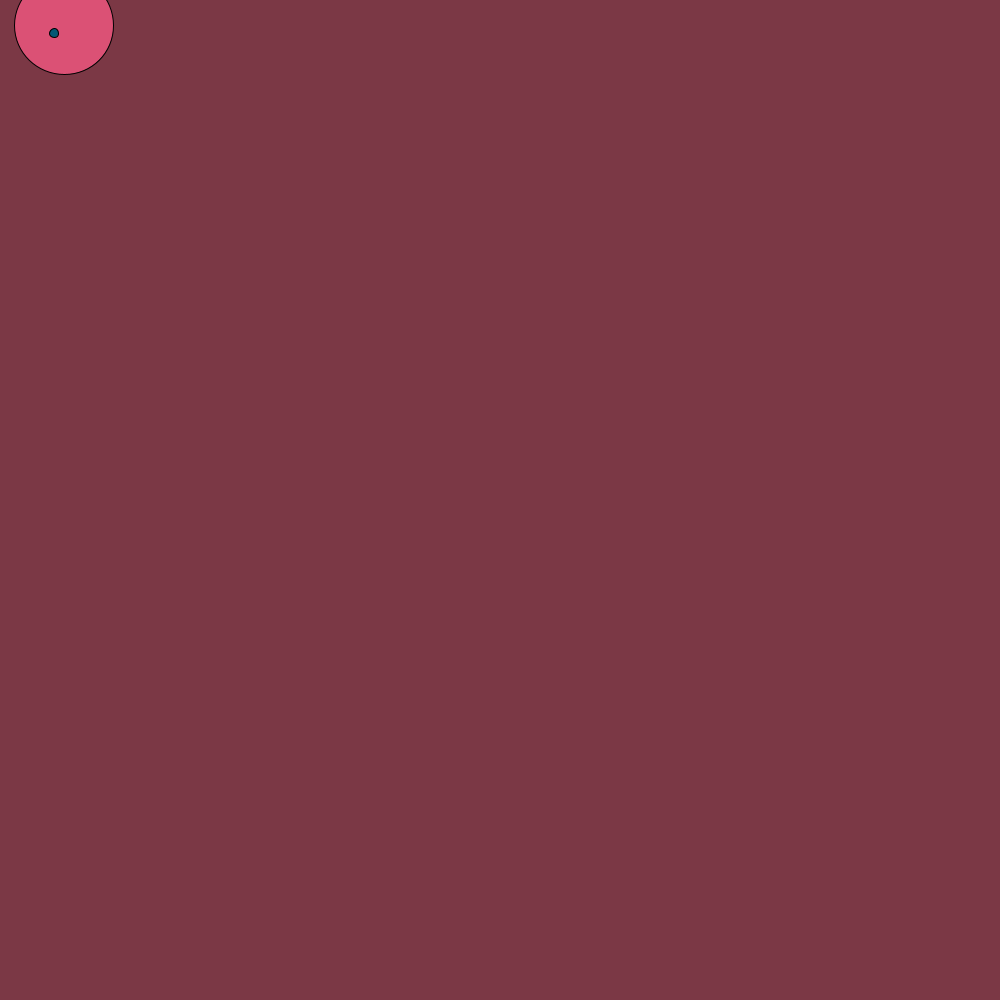
Frame 1 (no input)
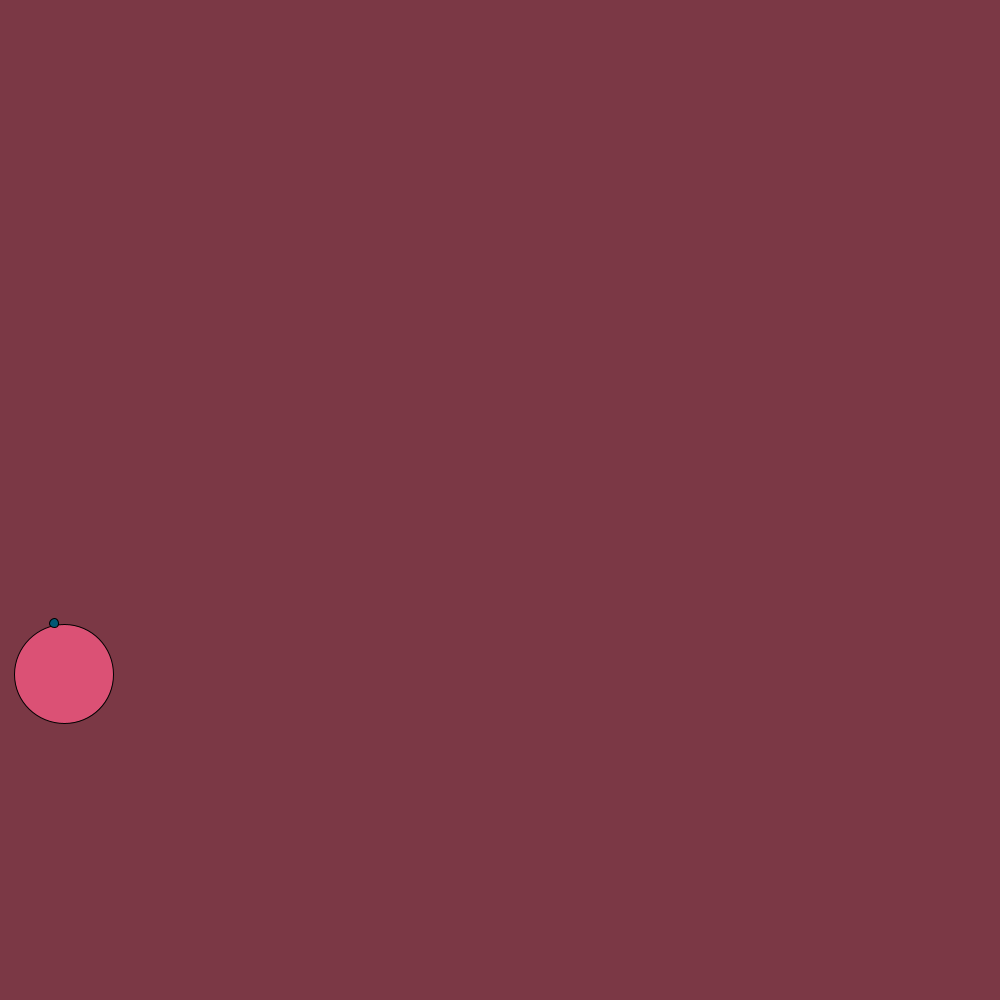
Frame 60 (the mouse pressed at the canvas centre just before this capture)
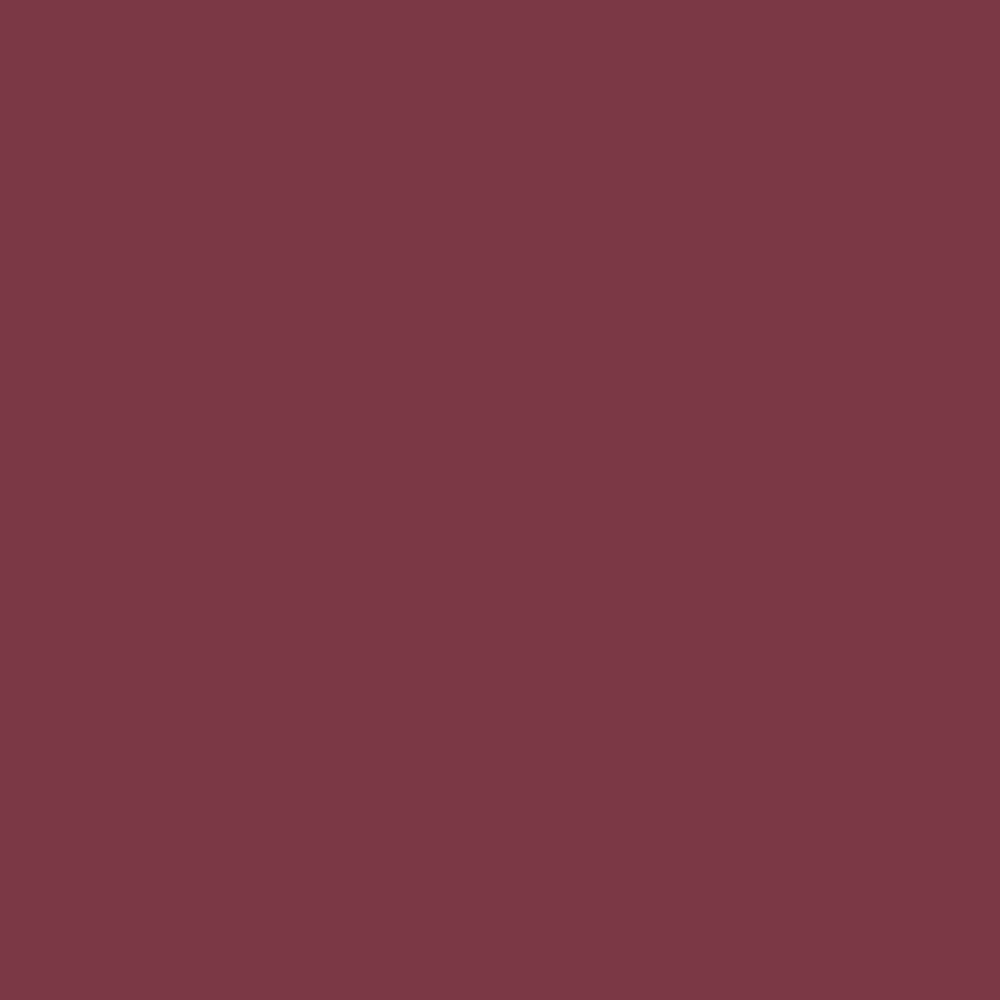
Frame 120 (the mouse held since frame 60 and released just before this capture)

The Processing sketch that drew these frames (run headless with seeded random() and noise(); from frame 60 on, the mouse is pressed at the canvas centre):

// Processing sketch: sketch_9_11dayPross
// ── sketch_9_11dayPross.pde
//Sparkle spark1 = new Sparkle(100,100,15,30);
//Sparkle spark2 = new Sparkle(150,130,65,100);

Sparkle[] mySparks = new Sparkle[2];

void setup()
{
  size(1000,1000);
  for(int i = 0; i < mySparks.length; i++)
  {
    mySparks[i] = new Sparkle((int)random(100), (int)random(100), (int)random(105), (int)random(50), (int)random(256), (int)random(256), (int)random(256));
  }
 
   //mySparks[0] = new Sparkle((int)random(100), (int)random(100), (int)random(105), (int)random(50));
   //mySparks[1] = new Sparkle((int)random(150), (int)random(160), (int)random(201), (int)random(60));
  
  //mySparks[0] = spark1;
  //mySparks[1] = spark2;
 
 
}
void draw()
{
  background(123,56,69);
  
  for(int i = 0; i < mySparks.length; i++)
  {
    mySparks[i].draw();
    //checks then does the loop stuff
  }
  
  
  //spark1.draw();
  //spark2.draw();
  
}

// ── sparkle.pde
class Sparkle
{
  //varibales and atributes
 private int x;
 private int y;
 private int diameter;
 private int velocity;
 private int r;
 private int g;
 private int b;
  
  
  
  //constructor
  public Sparkle(int x, int y, int diameter, int velocity, int r, int g, int b)
  {
    this.x = x;
    this.y = y;
    this.diameter = diameter;
    this.velocity = velocity;
    this.r = r;
    this.g = g;
    this.b = b;
  }
  
  //methods - do stuff
  void draw()
  {
    fill(r,g,b);
    circle(x,y,diameter);
    //x=(int)random(100,800);  ((((works))))
    y+=velocity;
    
    
  }




}
